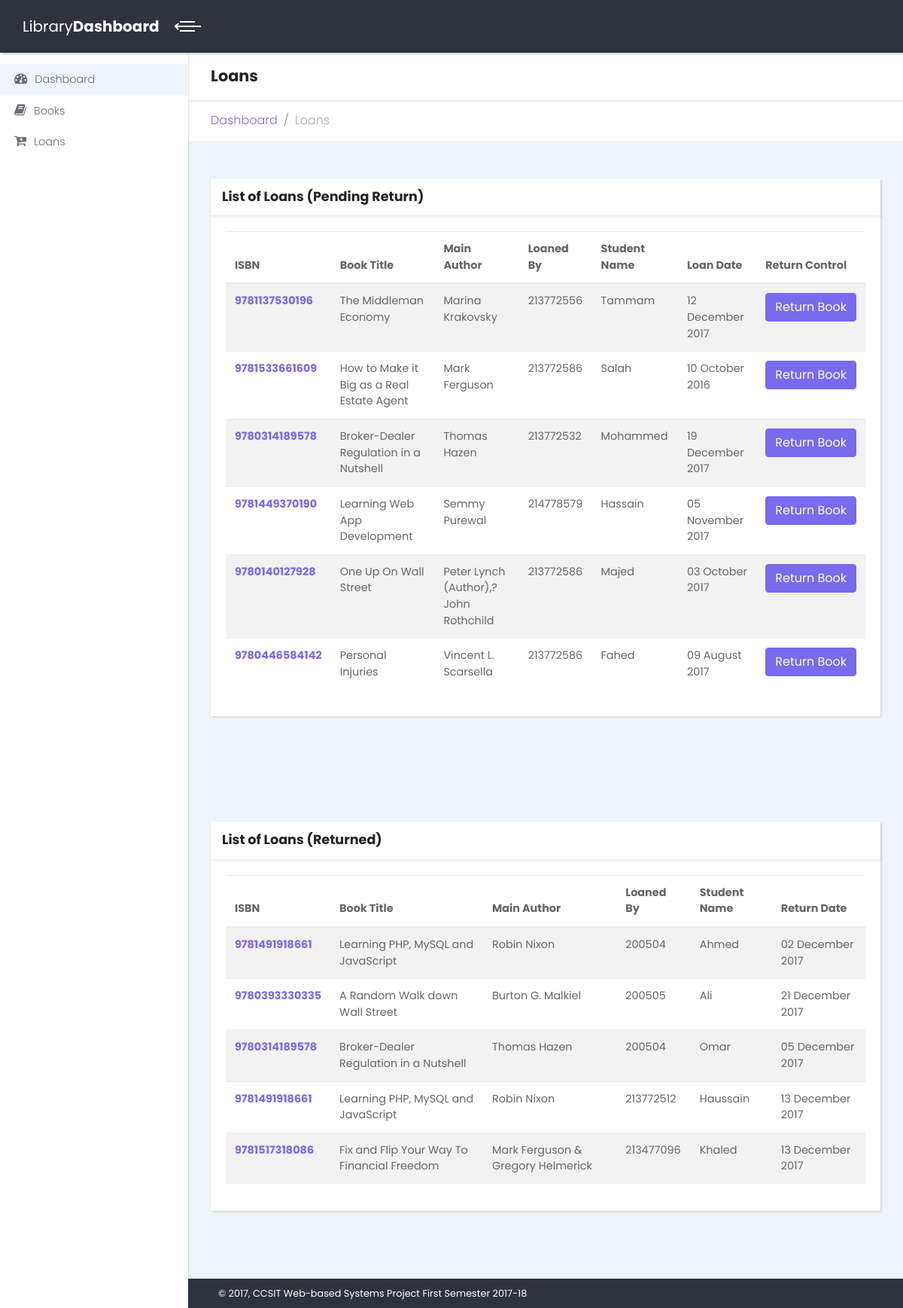
The app's page /loan_list.php with its own data.
### tables this page shows
CREATE TABLE `loan` (
  `id` int(11) NOT NULL,
  `bookISBN` varchar(20) NOT NULL,
  `studentID` varchar(20) NOT NULL,
  `studentName` varchar(100) NOT NULL,
  `date` datetime NOT NULL,
  `returnDate` datetime DEFAULT NULL
);

CREATE TABLE `book` (
  `isbn` varchar(20) NOT NULL,
  `title` varchar(255) NOT NULL,
  `author` varchar(100) NOT NULL,
  `publisher` varchar(100) NOT NULL,
  `pubYear` year(4) NOT NULL,
  `edition` varchar(6) NOT NULL,
  `quntity` int(11) NOT NULL,
  `image` varchar(255) NOT NULL,
  `available` int(11) NOT NULL DEFAULT '0'
);

### loan_list.php (the view, shortened to what this page needs)
<?php
$page="Loans";
include("header.php");
include("db.php");
$queryPR="SELECT  loan.id as id,book.isbn, book.title,book.author,loan.studentID as stdid,loan.studentName,DATE_FORMAT(loan.date, '%d %M %Y') AS date FROM
book inner JOIN loan on book.isbn=loan.bookISBN
where loan.returnDate is  NULL;";
$queryR="SELECT loan.id,book.isbn, book.title,book.author,loan.studentID as stdid,loan.studentName,DATE_FORMAT(returnDate, '%d %M %Y') AS returnDate FROM
book inner JOIN loan on book.isbn=loan.bookISBN
where loan.returnDate is NOT NULL;";
$result1=mysqli_query($con,$queryPR);
$result2=mysqli_query($con,$queryR);
$loan=[];
while($row=mysqli_fetch_assoc($result1))
{
	$loan[$row['id']]=["id"=>$row['id'],"isbn"=>$row['isbn'],"title"=>$row['title'],"author"=>$row['author'],"sid"=>$row['stdid'],"name"=>$row['studentName'],"date"=>$row['date']];
}
$loan2=[];
while($row=mysqli_fetch_assoc($result2))
{
	$loan2[$row['id']]=["isbn"=>$row['isbn'],"title"=>$row['title'],"author"=>$row['author'],"sid"=>$row['stdid'],"name"=>$row['studentName'],"returnDate"=>$row['returnDate']];
}
?>
          <div class="breadcrumb-holder container-fluid">
            <ul class="breadcrumb">
              <li class="breadcrumb-item"><a href="index.php">Dashboard</a></li>
              <li class="breadcrumb-item active">Loans</li>
            </ul>
          </div>
          <section class="tables">
            <div class="container-fluid">
              <div class="row">
                <div class="col-lg-12">
                  <div class="card">
                    <div class="card-header d-flex align-items-center">
                      <h3 class="h4">List of Loans (Pending Return)</h3>
                    </div>
                    <div class="card-body">
                      <table class="table table-striped">
                        <thead>
                          <tr>
                            <th>ISBN</th>
                            <th>Book Title</th>
                            <th>Main Author</th>
                            <th>Loaned By</th>
                            <th>Student Name</th>
                            <th>Loan Date</th>
                            <th>Return Control</th>
                          </tr>
                        </thead>
                        <tbody>
                            <?php foreach($loan as $k=>$item){?>
                          <tr>
                            <th scope="row"><a href="book.php?"><?php echo $item['isbn'];?></a></th>
                            <td><?php echo $item['title'];?></td>
                            <td><?php echo $item['author'];?></td>
                            <td><?php echo $item['sid'];?></td>
                            <td><?php echo $item['name'];?></td>
                            <td><?php echo $item['date'];?></td>
                            <td><a href="return.php?isbn=<?php echo $item['isbn'];?>&stdid=<?php echo $item['sid'];?>&loanid=<?php echo $item['id'];?>" class="btn btn-primary">Return Book</a></td>
                          </tr>
                                          <?php }?>
                        </tbody>
                      </table>
                    </div>
                  </div>
                </div>
              </div>
            </div>
          </section>
          <section class="tables">
            <div class="container-fluid">
              <div class="row">
                <div class="col-lg-12">
                  <div class="card">
                    <div class="card-header d-flex align-items-center">
                      <h3 class="h4">List of Loans (Returned)</h3>
                    </div>
                    <div class="card-body">
                      <table class="table table-striped">
                        <thead>
                          <tr>
                            <th>ISBN</th>
                            <th>Book Title</th>
                            <th>Main Author</th>
                            <th>Loaned By</th>
                            <th>Student Name</th>
                            <th>Return Date</th>
                          </tr>
                        </thead>
                        <tbody>
                                 <?php foreach($loan2 as $k=>$item){?>
                          <tr>
                            <th scope="row"><a href="book.php?"><?php echo $item['isbn'];?></a></th>
                            <td><?php echo $item['title'];?></td>
                            <td><?php echo $item['author'];?></td>
                            <td><?php echo $item['sid'];?></td>
                            <td><?php echo $item['name'];?></td>
                            <td><?php echo $item['returnDate'];?></td>
                          </tr>
                                          <?php }?>
                        </tbody>
                      </table>
                    </div>
                  </div>
                </div>
              </div>
            </div>
          </section>
          <footer class="main-footer">
            <div class="container-fluid">
              <div class="row">
                <div class="col-sm-6">
                  <p>&copy; 2017, CCSIT Web-based Systems Project First Semester 2017-18 </p>
                </div>
              </div>
            </div>
          </footer>
        </div>
      </div>
    </div>
  </body>
</html>

### header.php (shortened to what this page needs)
<!DOCTYPE html>
<html>
  <head>
    <link rel="stylesheet" href="vendor/bootstrap/css/bootstrap.min.css">
    <link rel="stylesheet" href="css/fontastic.css">
    <link rel="stylesheet" href="vendor/font-awesome/css/font-awesome.min.css">
    <link rel="stylesheet" href="css/style.default.css" id="theme-stylesheet">
    <link rel="stylesheet" href="css/custom.css">
  </head>
  <body>
    <div class="page home-page">
      <header class="header">
        <nav class="navbar">
          <div class="container-fluid">
            <div class="navbar-holder d-flex align-items-center justify-content-between">
              <div class="navbar-header">
                <a href="index.php" class="navbar-brand">
                  <div class="brand-text brand-big"><span>Library </span><strong>Dashboard</strong></div>
                  <div class="brand-text brand-small"><strong>BD</strong></div></a>
                <a id="toggle-btn" href="#" class="menu-btn active"><span></span><span></span><span></span></a>
              </div>
            </div>
          </div>
        </nav>
      </header>
      <div class="page-content d-flex align-items-stretch">
        <nav class="side-navbar">
          <ul class="list-unstyled">
            <li class="active"> <a href="index.php"><i class="fa fa-tachometer"></i>Dashboard</a></li>
            <li> <a href="books.php"> <i class="fa fa-book"></i>Books </a></li>
            <li> <a href="loan_list.php"> <i class="fa fa-cart-plus"></i>Loans </a></li>
          </ul>
        </nav>
        <div class="content-inner">
          <header class="page-header">
            <div class="container-fluid">
              <h2 class="no-margin-bottom"><?php echo ($page == "Home")? "Dashboard" : $page ;?></h2>
            </div>
          </header>

### records on screen
loan: bookISBN.isbn "9781137530196", bookISBN.title "The Middleman Economy", bookISBN.author "Marina Krakovsky", studentID "213772556", studentName "Tammam", date "12 December 2017"
loan: bookISBN.isbn "9781533661609", bookISBN.title "How to Make it Big as a Real Estate Agent", bookISBN.author "Mark Ferguson", studentID "213772586", studentName "Salah", date "10 October 2016"
loan: bookISBN.isbn "9780314189578", bookISBN.title "Broker-Dealer Regulation in a Nutshell", bookISBN.author "Thomas Hazen", studentID "213772532", studentName "Mohammed", date "19 December 2017"
loan: bookISBN.isbn "9781449370190", bookISBN.title "Learning Web App Development", bookISBN.author "Semmy Purewal", studentID "214778579", studentName "Hassain", date "05 November 2017"
loan: bookISBN.isbn "9780140127928", bookISBN.title "One Up On Wall Street", bookISBN.author "Peter Lynch (Author),? John Rothchild", studentID "213772586", studentName "Majed", date "03 October 2017"
loan: bookISBN.isbn "9780446584142", bookISBN.title "Personal Injuries", bookISBN.author "Vincent L. Scarsella", studentID "213772586", studentName "Fahed", date "09 August 2017"
loan: bookISBN.isbn "9781491918661", bookISBN.title "Learning PHP, MySQL and JavaScript", bookISBN.author "Robin Nixon", studentID "200504", studentName "Ahmed", returnDate "02 December 2017"
loan: bookISBN.isbn "9780393330335", bookISBN.title "A Random Walk down Wall Street", bookISBN.author "Burton G. Malkiel", studentID "200505", studentName "Ali", returnDate "21 December 2017"
loan: bookISBN.isbn "9780314189578", bookISBN.title "Broker-Dealer Regulation in a Nutshell", bookISBN.author "Thomas Hazen", studentID "200504", studentName "Omar", returnDate "05 December 2017"
loan: bookISBN.isbn "9781491918661", bookISBN.title "Learning PHP, MySQL and JavaScript", bookISBN.author "Robin Nixon", studentID "213772512", studentName "Haussain", returnDate "13 December 2017"
loan: bookISBN.isbn "9781517318086", bookISBN.title "Fix and Flip Your Way To Financial Freedom", bookISBN.author "Mark Ferguson & Gregory Helmerick", studentID "213477096", studentName "Khaled", returnDate "13 December 2017"

### other values on screen
$page "Loans"
